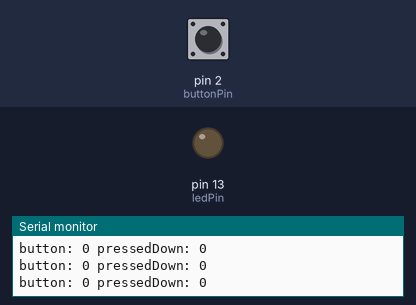
The sketch below on a simulated Arduino Uno, built with avr-gcc and run on an emulated ATmega328P. Shown: output pins drawn as LEDs (lit = HIGH), the last lines printed to the serial monitor. Inputs (shaded band) come from the test bench; at power-on: pin 2 (buttonPin) LOW.

Above: at 1.2 s.
1.3 s: pin 2 (buttonPin) pulled HIGH for 0.15 s
At 2.5 s:
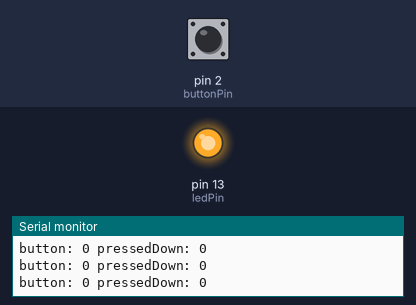
2.9 s: pin 2 (buttonPin) pulled HIGH for 1 s
At 4.2 s:
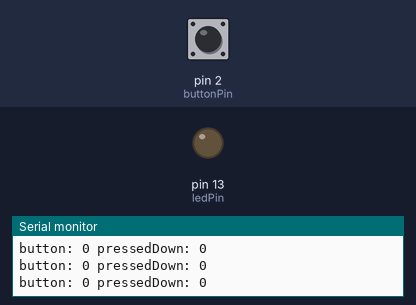
5.4 s: pin 2 (buttonPin) pulled HIGH for 3.2 s
At 6.0 s:
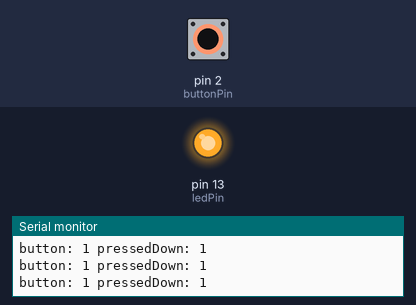
Timing chart, 0 to 8.4 s (numbered marks = the images above; inputs shaded):
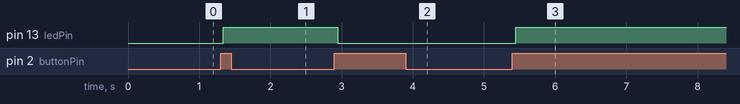

Measured:
- after the input at 1.3 s, pin 13 (ledPin): LOW → HIGH at once
- after the input at 2.9 s, pin 13 (ledPin): HIGH → LOW after 0.05 s
- after the input at 5.4 s, pin 13 (ledPin): LOW → HIGH at once

The sketch:

button_on_off.ino
```cpp
// any button press (no matter how long) changes the state of the LED (ON/OFF)
// releasing the button does not change the state

const int buttonPin = 2;
const int ledPin = 13;

int buttonState = 0;
int pressedDown = 0;
int ledState = LOW;

void setup() {
  // put your setup code here, to run once:
  pinMode(buttonPin, INPUT);
  pinMode(ledPin, OUTPUT);
  Serial.begin(9600);
}

void loop() {
  // put your main code here, to run repeatedly:
  buttonState = digitalRead(buttonPin);
  Serial.print("button: ");
  Serial.print(buttonState);
  Serial.print(" pressedDown: ");
  Serial.print(pressedDown);
  Serial.print("\n");
  if (buttonState) {
    if (pressedDown == 0){
      pressedDown = 1;
      if (ledState == LOW){
        ledState = HIGH;
      }else{
        ledState = LOW;
      }
    }
  } else {
    pressedDown = 0;
  }
  digitalWrite(ledPin, ledState);
}
```
